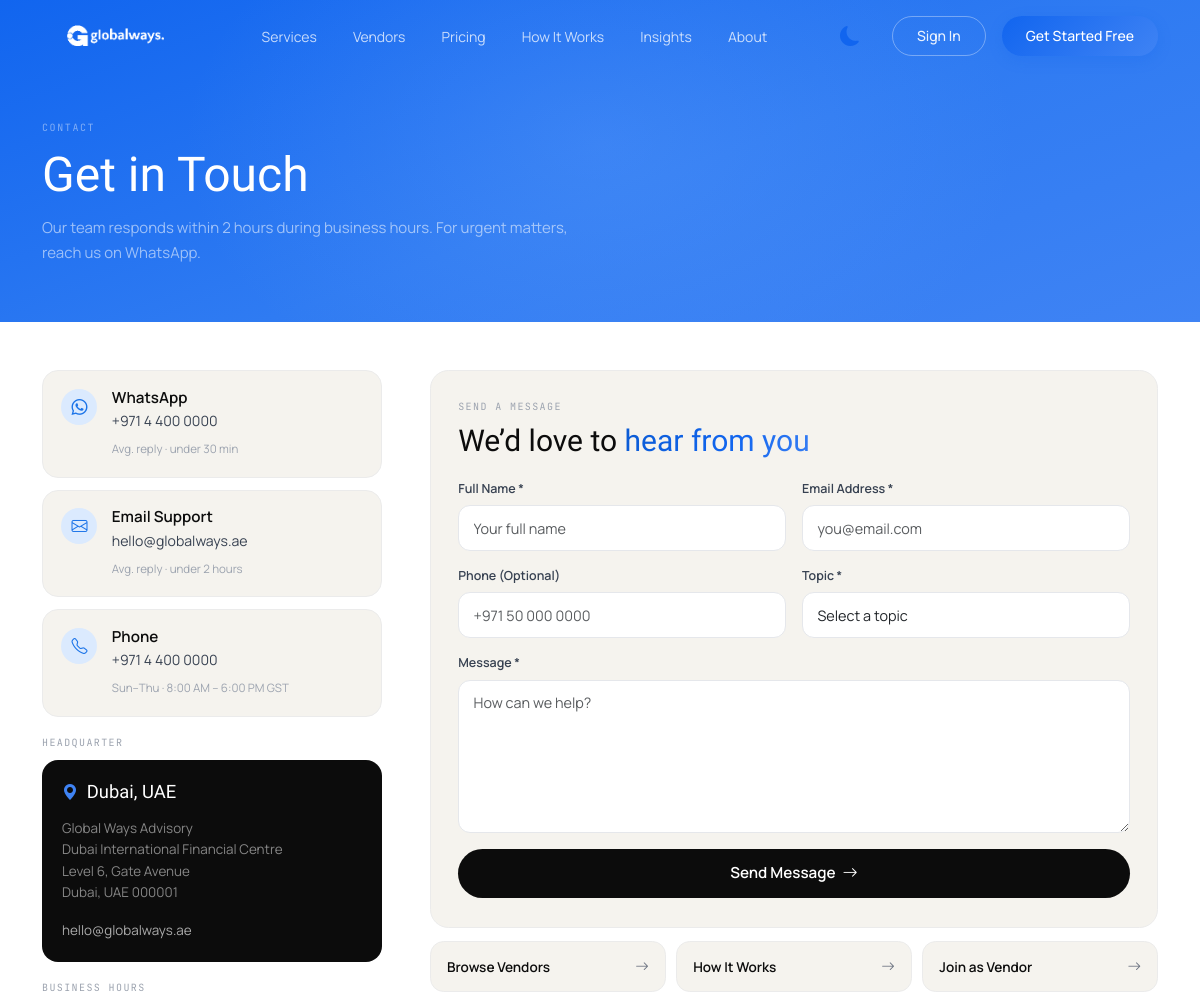
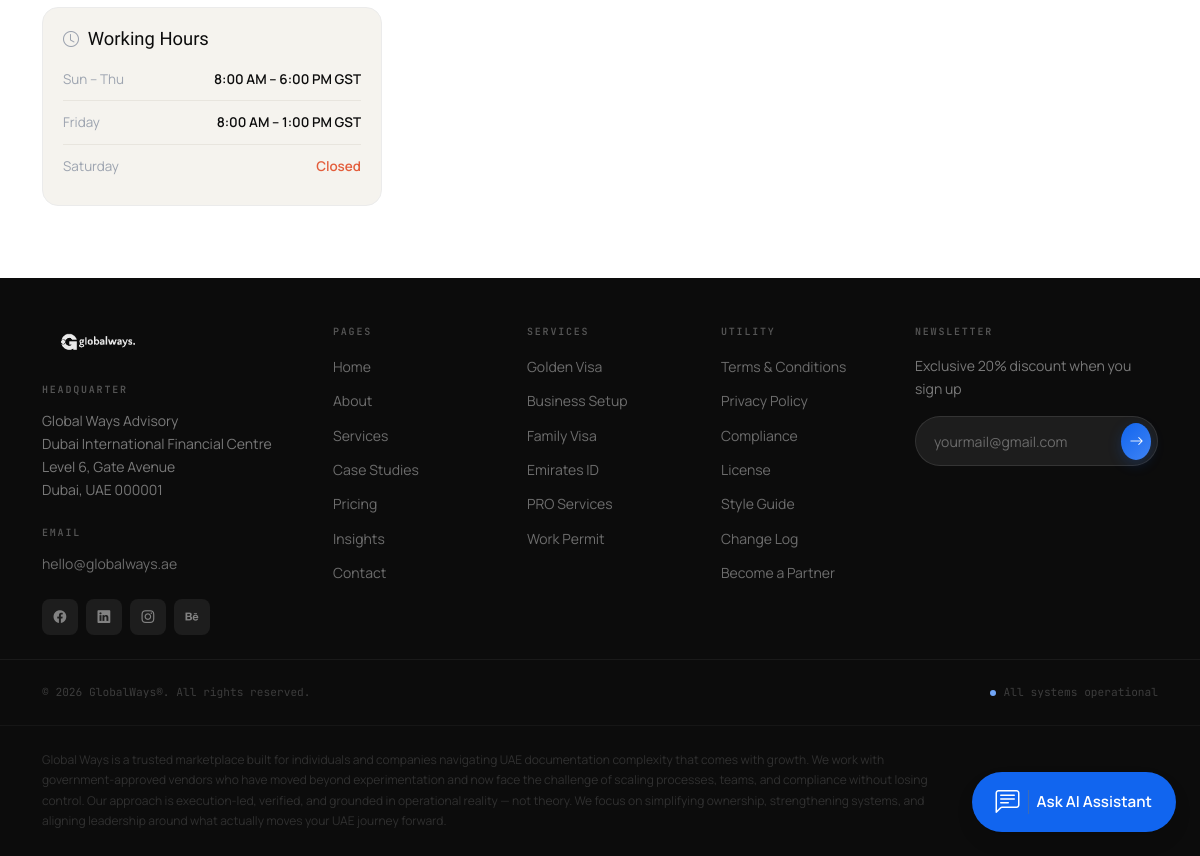
The page /contact.php on the database its author committed (2 pictures, top to bottom).
### tables this page shows
CREATE TABLE `menu_items` (
  `id` int(10) unsigned NOT NULL AUTO_INCREMENT,
  `menu_id` int(10) unsigned NOT NULL,
  `parent_id` int(10) unsigned DEFAULT NULL,
  `title` varchar(150) NOT NULL,
  `url` varchar(255) NOT NULL,
  `sort_order` int(11) DEFAULT 0,
  PRIMARY KEY (`id`),
  KEY `idx_menu_id` (`menu_id`),
  CONSTRAINT `fk_menu_items_menu` FOREIGN KEY (`menu_id`) REFERENCES `menus` (`id`) ON DELETE CASCADE
);

CREATE TABLE `cms_pages` (
  `id` int(10) unsigned NOT NULL AUTO_INCREMENT,
  `page_name` varchar(50) NOT NULL,
  `content` longtext NOT NULL CHECK (json_valid(`content`)),
  PRIMARY KEY (`id`),
  UNIQUE KEY `page_name` (`page_name`)
);

### contact.php (the view, shortened to what the rows shown need)
<?php
require_once __DIR__ . '/lib/settings_helper.php';
$res = $mysqli->query("SELECT content FROM cms_pages WHERE page_name = 'contact' LIMIT 1");
$cms = [];
if ($res && $row = $res->fetch_assoc()) {
    $cms = json_decode($row['content'], true) ?: [];
}
include __DIR__ . '/partials/frontend_header.php';
?>
  <main>
    <section class="contact-hero">
      <div class="container-xl">
        <p class="contact-hero-kicker"><?= htmlspecialchars($cms['hero_kicker'] ?? 'Contact') ?></p>
        <h1 class="contact-hero-title font-serif"><?= htmlspecialchars($cms['hero_title'] ?? 'Get in Touch') ?></h1>
        <p class="contact-hero-sub"><?= htmlspecialchars($cms['hero_sub'] ?? '') ?></p>
      </div>
    </section>
    <section class="contact-main">
      <div class="container-xl">
        <div class="row g-4 g-xl-5">
          <div class="col-lg-4 fade-in">
            <div class="contact-side-stack">
              <a href="<?= htmlspecialchars($cms['whatsapp_url'] ?? '#') ?>" class="contact-channel-card" target="_blank">
                <div>
                  <h3>WhatsApp</h3>
                  <p class="contact-channel-value"><?= htmlspecialchars($cms['whatsapp'] ?? '') ?></p>
                  <span class="contact-channel-meta"><?= htmlspecialchars($cms['whatsapp_meta'] ?? '') ?></span>
                </div>
              </a>
              <a href="mailto:<?= htmlspecialchars($cms['email'] ?? '') ?>" class="contact-channel-card">
                <div>
                  <h3>Email Support</h3>
                  <p class="contact-channel-value"><?= htmlspecialchars($cms['email'] ?? '') ?></p>
                  <span class="contact-channel-meta"><?= htmlspecialchars($cms['email_meta'] ?? '') ?></span>
                </div>
              </a>
              <a href="tel:<?= htmlspecialchars(preg_replace('/[^0-9+]/', '', $cms['phone'] ?? '')) ?>" class="contact-channel-card">
                <div>
                  <h3>Phone</h3>
                  <p class="contact-channel-value"><?= htmlspecialchars($cms['phone'] ?? '') ?></p>
                  <span class="contact-channel-meta"><?= htmlspecialchars($cms['phone_meta'] ?? '') ?></span>
                </div>
              </a>
              <div class="contact-info-block">
                <div class="contact-hq-card">
                  <div class="contact-hq-title">
                    <i class="bi bi-geo-alt-fill"></i>
                    <h3 class="font-serif"><?= htmlspecialchars($cms['hq_title'] ?? 'Dubai, UAE') ?></h3>
                  </div>
                  <p><?= nl2br(htmlspecialchars($cms['hq_address'] ?? '')) ?></p>
                  <a href="mailto:<?= htmlspecialchars($cms['email'] ?? 'hello@globalways.ae') ?>"><?= htmlspecialchars($cms['email'] ?? 'hello@globalways.ae') ?></a>
                </div>
              </div>
            </div>
          </div>
          <div class="col-lg-8 fade-in">
            <div class="contact-form-card">
              <h2 class="contact-form-title font-serif">We’d love to <span class="text-gradient-blue">hear from you</span></h2>
            </div>
          </div>
        </div>
      </div>
    </section>
  </main>
<?php include __DIR__ . '/partials/frontend_footer.php'; ?>

### partials/frontend_header.php (shortened to what the rows shown need)
<?php
require_once __DIR__ . '/../lib/permissions.php';
$header_items = [];
$h_res = $mysqli->query("SELECT mi.* FROM menu_items mi JOIN menus m ON m.id = mi.menu_id WHERE m.location = 'header' ORDER BY mi.sort_order ASC, mi.id ASC");
if ($h_res) {
    while ($row = $h_res->fetch_assoc()) {
        $header_items[] = $row;
    }
}
?>
<!DOCTYPE html>
<html lang="en">
<head>
  <link href="https://cdn.jsdelivr.net/npm/bootstrap@5.3.3/dist/css/bootstrap.min.css" rel="stylesheet">
  <link href="https://cdn.jsdelivr.net/npm/bootstrap-icons@1.11.3/font/bootstrap-icons.min.css" rel="stylesheet">
  <link href="css/globalways.css" rel="stylesheet">
</head>
<body>
  <nav class="navbar navbar-expand-lg gw-navbar fixed-top" id="gwNav">
    <div class="container-xl">
      <div class="collapse navbar-collapse" id="mainNav">
        <ul class="navbar-nav mx-auto mb-2 mb-lg-0 gap-lg-1">
          <?php foreach ($header_items as $item): ?>
            <li class="nav-item">
              <a class="nav-link" href="<?= htmlspecialchars($item['url']) ?>">
                <?= htmlspecialchars($item['title']) ?>
              </a>
            </li>
          <?php endforeach; ?>
        </ul>
      </div>
    </div>
  </nav>
  <div id="main-content-layout">

### partials/frontend_footer.php (shortened to what the rows shown need)
<?php
require_once __DIR__ . '/../lib/db_mysqli.php';
$footer_pages = [];
$res1 = $mysqli->query("SELECT mi.* FROM menu_items mi JOIN menus m ON m.id = mi.menu_id WHERE m.location = 'footer_pages' ORDER BY mi.sort_order ASC, mi.id ASC");
if ($res1) {
    while ($row = $res1->fetch_assoc()) $footer_pages[] = $row;
}
$footer_services = [];
$res2 = $mysqli->query("SELECT mi.* FROM menu_items mi JOIN menus m ON m.id = mi.menu_id WHERE m.location = 'footer_services' ORDER BY mi.sort_order ASC, mi.id ASC");
if ($res2) {
    while ($row = $res2->fetch_assoc()) $footer_services[] = $row;
}
$footer_utility = [];
$res3 = $mysqli->query("SELECT mi.* FROM menu_items mi JOIN menus m ON m.id = mi.menu_id WHERE m.location = 'footer_utility' ORDER BY mi.sort_order ASC, mi.id ASC");
if ($res3) {
    while ($row = $res3->fetch_assoc()) $footer_utility[] = $row;
}
?>
  </div>
  <footer class="gw-footer">
  <div class="container-xl pt-5 pb-4">
    <div class="row g-4 g-lg-5">
      <div class="col-6 col-lg-2">
        <ul class="list-unstyled footer-links">
          <?php foreach ($footer_pages as $item): ?>
            <li><a href="<?= htmlspecialchars($item['url']) ?>"><?= htmlspecialchars($item['title']) ?></a></li>
          <?php endforeach; ?>
        </ul>
      </div>
      <div class="col-6 col-lg-2">
        <ul class="list-unstyled footer-links">
          <?php foreach ($footer_services as $item): ?>
            <li><a href="<?= htmlspecialchars($item['url']) ?>"><?= htmlspecialchars($item['title']) ?></a></li>
          <?php endforeach; ?>
        </ul>
      </div>
      <div class="col-6 col-lg-2">
        <ul class="list-unstyled footer-links">
          <?php foreach ($footer_utility as $item): ?>
            <li><a href="<?= htmlspecialchars($item['url']) ?>"><?= htmlspecialchars($item['title']) ?></a></li>
          <?php endforeach; ?>
        </ul>
      </div>
    </div>
  </div>
</footer>
</body>
</html>

### rows shown on the page
menu_items: title "Services"
menu_items: title "Vendors"
menu_items: title "Pricing"
menu_items: title "How It Works"
menu_items: title "Insights"
menu_items: title "About"
cms_pages: content "CONTACT", content "Get in Touch", content "Our team responds within 2 hours during business hours. For urgent matters, reach us on WhatsApp.", content "+971 4 400 0000", content "Avg. reply · under 30 min", content "hello@globalways.ae", content "Avg. reply · under 2 hours", content "Sun–Thu · 8:00 AM – 6:00 PM GST", content "Dubai, UAE", content "Global Ways Advisory Dubai International Financial Centre Level 6, Gate Avenue Dubai, UAE 000001"
menu_items: title "Home"
menu_items: title "About"
menu_items: title "Services"
menu_items: title "Case Studies"
menu_items: title "Pricing"
menu_items: title "Insights"
menu_items: title "Contact"
menu_items: title "Golden Visa"
menu_items: title "Business Setup"
menu_items: title "Family Visa"
menu_items: title "Emirates ID"
menu_items: title "PRO Services"
menu_items: title "Work Permit"
menu_items: title "Terms & Conditions"
menu_items: title "Privacy Policy"
menu_items: title "Compliance"
menu_items: title "License"
menu_items: title "Style Guide"
menu_items: title "Change Log"
menu_items: title "Become a Partner"

### other values the page prints
$hr['days'] "Sun – Thu"
$hr['time'] "8:00 AM – 6:00 PM GST"
$hr['days'] "Friday"
$hr['time'] "8:00 AM – 1:00 PM GST"
$hr['days'] "Saturday"
$hr['time'] "Closed"
$footer_settings['contact_address'] "Global Ways Advisory Dubai International Financial Centre Level 6, Gate Avenue Dubai, UAE 000001"
$footer_settings['contact_email'] "hello@globalways.ae"
$footer_settings['footer_newsletter_text'] "Exclusive 20% discount when you sign up"
